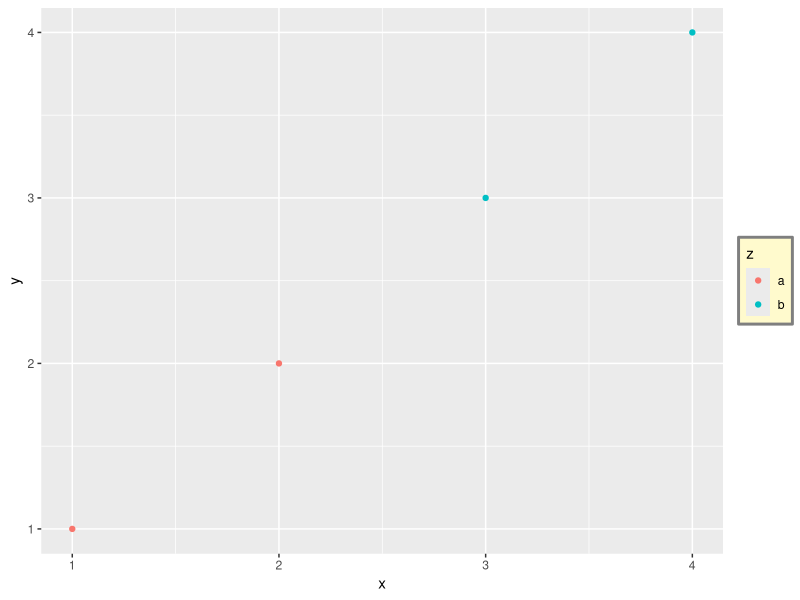

Write R code to recreate this figure.
library(ggplot2)
df <- data.frame(x = 1:4, y = 1:4, z = rep(c("a", "b"), each = 2))
#The rep() function in R is used to replicate or repeat elements of a vector.
base <- ggplot(df, aes(x, y, colour = z)) + geom_point()

base + theme(
  legend.background = element_rect(
    fill = "lemonchiffon", 
    colour = "grey50", 
    linewidth = 1
  )
)